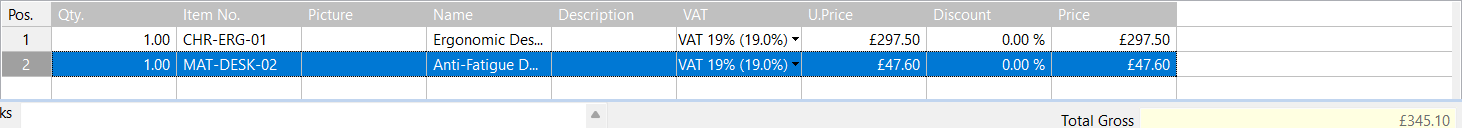
#> input picture dumps/grid_raw.png, 1462 x 128 px; its folder holds only this picture in this run
$ python -i grid.py   (imports and definitions only)
#> lines starting #> are read from the running program, lines starting #| are printed output that depends on the picture; after the words box and inside, x2 and y2 are one past the last pixel; in counts of white or black regions, pixels touching at a corner belong together
### src/extract/ocr.py
"""RapidOCR wrapper: returns text with confidence and boxes in reading order."""
from __future__ import annotations

import os
import sys
from dataclasses import dataclass, field
from pathlib import Path


def _add_nvidia_dll_dirs() -> None:
    """Put pip-installed NVIDIA CUDA/cuDNN ``bin`` dirs on the DLL search path.

    onnxruntime-gpu needs ``cudnn64_9.dll`` (and friends) at runtime; the
    ``nvidia-*-cu12`` wheels drop them under ``site-packages/nvidia/<pkg>/bin``,
    which is not on ``PATH`` by default.
    """
    try:
        nvidia = Path(sys.prefix) / "Lib" / "site-packages" / "nvidia"
        if not nvidia.is_dir():
            return
        existing = set(os.environ.get("PATH", "").split(os.pathsep))
        bins = [str(p / "bin") for p in nvidia.iterdir()
                if (p / "bin").is_dir()]
        added = [b for b in bins if b not in existing]
        if added:
            os.environ["PATH"] = os.pathsep.join(
                added + [os.environ.get("PATH", "")])
    except Exception:
        pass


_add_nvidia_dll_dirs()


@dataclass
class OcrLine:
    text: str
    score: float
    left: float
    top: float
    right: float
    bottom: float

    @property
    def width(self) -> float:
        return self.right - self.left

    @property
    def height(self) -> float:
        return self.bottom - self.top

    @property
    def cy(self) -> float:
        return (self.top + self.bottom) / 2.0

    @property
    def cx(self) -> float:
        return (self.left + self.right) / 2.0


@dataclass
class OcrResult:
    lines: list[OcrLine] = field(default_factory=list)

    @property
    def raw_text(self) -> str:
        return "\n".join(line.text for line in self.lines)

    # [33 lines left out: functions find, _box_to_rect, _reading_order, not called in this run]


_engine = None


# [63 lines left out: functions _cuda_available, get_engine, run_ocr, not called in this run]

### src/ui/grid.py
"""Items grid geometry and clipboard read/write helpers.

The grid is custom-drawn, so cells are located by local image processing only
(no LLM round-trip): column x-centres come from OCR of the header labels, and
row y-centres from OCR of the ``Pos`` numbers, with an OpenCV horizontal-line
fallback when the row numbers are not recognised.
"""
from __future__ import annotations

import re
import time

from pywinauto import mouse

from ..extract.ocr import run_ocr
from .driver import (DUMPS, App, clip_clear, clip_get, label, parse_money,
                     send_keys_to)

# Fallback column x-offsets for a 1700px-wide window. Real runs derive them
# from the header row with OCR (see grid_columns).
COLUMNS = {
    "pos": 20,
    "qty": 90,
    "item_no": 150,
    "name": 250,
    "description": 350,
    "vat": 450,
    "u_price": 690,
    "discount": 790,
    "price": 890,
}
ROW_HEIGHT = 20
ROW_TOP = 31


# [10 lines that did not run here, left out]


# [3 lines that did not run here, left out]


# [3 lines that did not run here, left out]


# [11 lines that did not run here, left out]


_COLUMN_CACHE: dict = {}


# [44 lines left out: functions _header_key, grid_columns, not called in this run]


_ROW_CACHE: dict = {}


def _row_centers_via_lines(gray) -> list[float]:
    """Best-effort row centres from the grid's horizontal separator lines.

    Used only when OCR cannot read the ``Pos`` numbers. The grid draws a
    horizontal line under every row, so the y-centre of each row is the
    midpoint between two consecutive lines (skipping the header separator).
    """
    import cv2
    import numpy as np

    arr = np.asarray(gray)
    if arr.ndim == 3:
        arr = cv2.cvtColor(arr, cv2.COLOR_RGB2GRAY)
    edges = cv2.Canny(arr, 50, 150)
    hkernel = cv2.getStructuringElement(cv2.MORPH_RECT,
                                        (max(2, arr.shape[1] // 2), 1))
    horizontal = cv2.morphologyEx(edges, cv2.MORPH_OPEN, hkernel)
    row_sum = horizontal.sum(axis=1)
    ys = [int(i) for i in range(len(row_sum)) if row_sum[i] > 0]
    if not ys:
        return []
    bounds: list[float] = []
    start = prev = ys[0]
    for y in ys[1:]:
        if y - prev > 3:
            bounds.append((start + prev) / 2.0)
            start = y
        prev = y
    bounds.append((start + prev) / 2.0)
    return [(bounds[i - 1] + bounds[i]) / 2.0 for i in range(1, len(bounds))]


# [35 lines that did not run here, left out]


# [13 lines that did not run here, left out]


# [8 lines that did not run here, left out]


# [9 lines that did not run here, left out]


# [16 lines that did not run here, left out]


# [3 lines that did not run here, left out]


# [21 lines that did not run here, left out]

>>> import cv2
>>> picture = cv2.imread('../../dumps/grid_raw.png', cv2.IMREAD_GRAYSCALE)
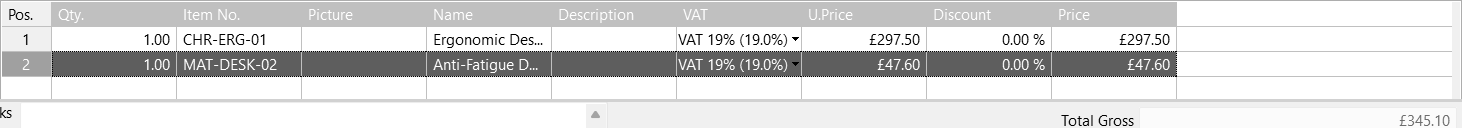
#> picture: shape (128, 1462); min 0, max 255, mean 215
>>> result = _row_centers_via_lines(picture)
#> in _row_centers_via_lines, `edges = cv2.Canny(arr, 50, 150)`:
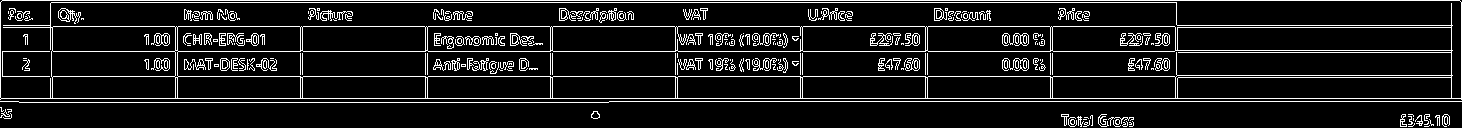
#> edges: shape (128, 1462); 10.3% white in thin lines or dots
#> in _row_centers_via_lines, `horizontal = cv2.morphologyEx(edges, cv2.MORPH_OPEN, hkernel)`:
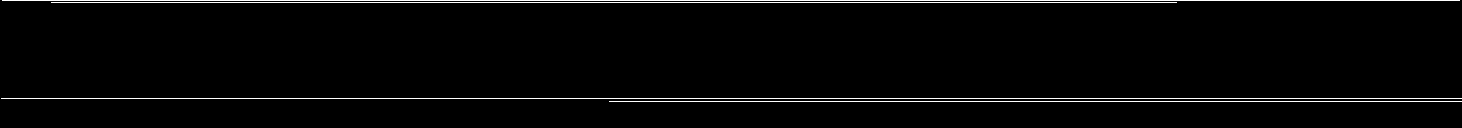
#> horizontal: shape (128, 1462); 2.6% white in thin lines or dots, all inside (x1, y1, x2, y2) = (1, 0, 1462, 102)
#> in _row_centers_via_lines, `row_sum = horizontal.sum(axis=1)`: row_sum = 128 values, max 372555 at index 98, min 0 at index 1, mean 9757.7
#> in _row_centers_via_lines, `ys = [int(i) for i in range(len(row_sum)) if row_sum[i] > 0]`: ys = [0, 2, 98, 101]
#> in _row_centers_via_lines, `start = prev = ys[0]`: start = 0
#> the loop in _row_centers_via_lines, `for y in ys[1:]:` made 3 passes
#> (y, start, prev) on pass 2: (98, 98, 98)
#> (y, prev) on passes 1, 3: (2, 2), (101, 101)
#> after the loop in _row_centers_via_lines, `for y in ys[1:]:`: bounds = [1]
#> result = [50.25]
